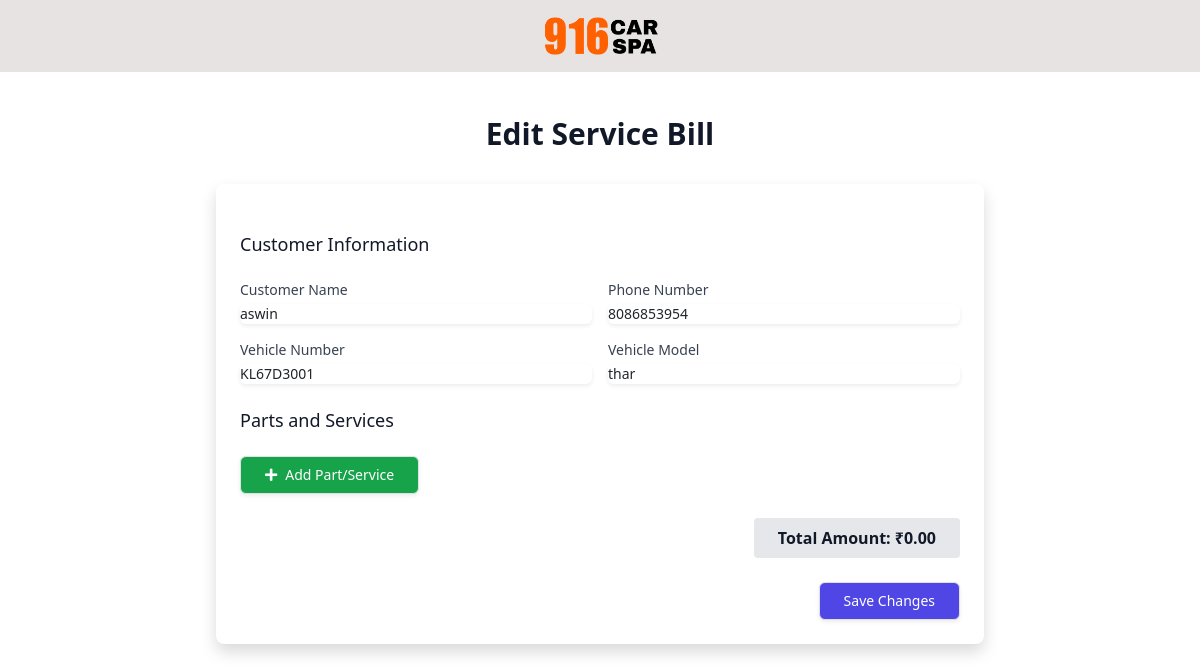
Screenshot of /bill/4/edit/ with the database file from the repository.
### service_app/models.py (models this page shows, shortened)
class Customer(models.Model):
    name = models.CharField(max_length=100)
    phone_number = models.CharField(max_length=15, blank=True)
    vehicle_number = models.CharField(max_length=20)
    vehicle_model = models.CharField(max_length=50, blank=True)
    created_at = models.DateTimeField(auto_now_add=True)

### service_app/views.py (the view)
# urls.py: path('bill/<int:customer_id>/edit/', views.edit_service, name='edit_service'),
@csrf_exempt
@require_http_methods(["GET", "POST"])
def edit_service(request, customer_id):
    customer = get_object_or_404(Customer, id=customer_id)
    if request.method == 'POST':
        try:
            customer_data = json.loads(request.POST.get('customer', '{}'))
            parts_data = json.loads(request.POST.get('parts', '[]'))
            customer.name = customer_data.get('name', customer.name)
            customer.phone_number = customer_data.get('phone_number', customer.phone_number)
            customer.vehicle_number = customer_data.get('vehicle_number', customer.vehicle_number)
            customer.vehicle_model = customer_data.get('vehicle_model', customer.vehicle_model)
            customer.save()
            new_part_ids = [part.get('id') for part in parts_data if part.get('id')]
            customer.service_parts.exclude(id__in=new_part_ids).delete()
            total_amount = 0
            for part_data in parts_data:
                part_id = part_data.get('id')
                if part_id:
                    part = ServicePart.objects.get(id=part_id, customer=customer)
                    part.part_name = part_data.get('part_name', part.part_name)
                    part.quantity = part_data.get('quantity', part.quantity)
                    part.price = part_data.get('price', part.price)
                    part.save()
                else:
                    part = ServicePart.objects.create(
                        customer=customer,
                        part_name=part_data.get('part_name'),
                        quantity=part_data.get('quantity', 1),
                        price=part_data.get('price', 0)
                    )
                total_amount += part.total_price
            return JsonResponse({
                'status': 'success',
                'customer_id': customer.id,
                'total_amount': total_amount
            })
        except Exception as e:
            return JsonResponse({
                'status': 'error',
                'message': str(e)
            }, status=400)
    else:
        parts_list = [
            {
                'id': part.id,
                'part_name': part.part_name,
                'quantity': part.quantity,
                'price': float(part.price)
            }
            for part in customer.service_parts.all()
        ]
        total_amount = sum(float(part.total_price) for part in customer.service_parts.all())
        context = {
            'customer': {
                'id': customer.id,
                'name': customer.name,
                'phone_number': customer.phone_number,
                'vehicle_number': customer.vehicle_number,
                'vehicle_model': customer.vehicle_model
            },
            'parts': parts_list,
            'total_amount': total_amount
        }
        return render(request, 'service_app/edit_bill.html', context)

### service_app/templates/service_app/edit_bill.html (shortened to what this page needs)
{% extends 'service_app/base.html' %}
{% load static %}
{% block extra_css %}
<script src="https://cdn.tailwindcss.com"></script>
<link rel="stylesheet" href="https://cdnjs.cloudflare.com/ajax/libs/font-awesome/5.15.3/css/all.min.css">
{% endblock %}
{% block content %}
<div class="min-h-screen py-6 px-4 sm:px-6 lg:px-8">
    <div class="max-w-3xl mx-auto">
        <div class="text-center mb-8">
            <h2 class="text-2xl sm:text-3xl font-extrabold text-gray-900">Edit Service Bill</h2>
        </div>
        <div class="bg-white py-6 px-4 shadow sm:rounded-lg sm:px-6">
            <form id="edit-service-form" method="post" class="space-y-6">
                <div>
                    <h3 class="text-lg leading-6 font-medium text-gray-900 mb-4">Customer Information</h3>
                    <div class="grid grid-cols-1 gap-y-4 gap-x-4 sm:grid-cols-2">
                        <div>
                            <label for="customer-name" class="block text-sm font-medium text-gray-700">Customer Name</label>
                            <div class="mt-1">
                                <input type="text" name="customer-name" id="customer-name" value="{{ customer.name }}" autocomplete="name" required class="shadow-sm focus:ring-indigo-500 focus:border-indigo-500 block w-full sm:text-sm border-gray-300 rounded-md">
                            </div>
                        </div>
                        <div>
                            <label for="phone-number" class="block text-sm font-medium text-gray-700">Phone Number</label>
                            <div class="mt-1">
                                <input type="text" name="phone-number" id="phone-number" value="{{ customer.phone_number }}" autocomplete="tel" class="shadow-sm focus:ring-indigo-500 focus:border-indigo-500 block w-full sm:text-sm border-gray-300 rounded-md">
                            </div>
                        </div>
                        <div>
                            <label for="vehicle-number" class="block text-sm font-medium text-gray-700">Vehicle Number</label>
                            <div class="mt-1">
                                <input type="text" name="vehicle-number" id="vehicle-number" value="{{ customer.vehicle_number }}" required class="shadow-sm focus:ring-indigo-500 focus:border-indigo-500 block w-full sm:text-sm border-gray-300 rounded-md">
                            </div>
                        </div>
                        <div>
                            <label for="vehicle-model" class="block text-sm font-medium text-gray-700">Vehicle Model</label>
                            <div class="mt-1">
                                <input type="text" name="vehicle-model" id="vehicle-model" value="{{ customer.vehicle_model }}" class="shadow-sm focus:ring-indigo-500 focus:border-indigo-500 block w-full sm:text-sm border-gray-300 rounded-md">
                            </div>
                        </div>
                    </div>
                </div>
                <div>
                    <h3 class="text-lg leading-6 font-medium text-gray-900 mb-4">Parts and Services</h3>
                    <div class="mt-4">
                        <button type="button" id="add-part-btn" class="w-full sm:w-auto inline-flex items-center justify-center px-4 py-2 border border-transparent shadow-sm text-sm font-medium rounded-md text-white bg-green-600 hover:bg-green-700 focus:outline-none focus:ring-2 focus:ring-offset-2 focus:ring-green-500">
                            <i class="fas fa-plus mr-2"></i>
                            Add Part/Service
                        </button>
                    </div>
                </div>
                <div class="flex justify-end">
                    <div class="bg-gray-200 px-4 py-2 font-semibold text-gray-900 rounded">
                        Total Amount: <span id="total-amount">₹{{ total_amount|floatformat:2 }}</span>
                    </div>
                </div>
                <div class="flex justify-end">
                    <button type="submit" class="w-full sm:w-auto inline-flex justify-center py-2 px-4 border border-transparent shadow-sm text-sm font-medium rounded-md text-white bg-indigo-600 hover:bg-indigo-700 focus:outline-none focus:ring-2 focus:ring-offset-2 focus:ring-indigo-500">
                        Save Changes
                    </button>
                </div>
            </form>
        </div>
    </div>
</div>
{% endblock %}

### service_app/templates/service_app/base.html (style rules this page uses)
html, body { height: 100%; margin: 0; }
body { display: flex; flex-direction: column; }

### rows the page displays
Customer: customer-name "aswin", phone-number "8086853954", vehicle-number "KL67D3001", vehicle-model "thar"

### other values shown
{{ total_amount|floatformat:2 }} "0.00"
